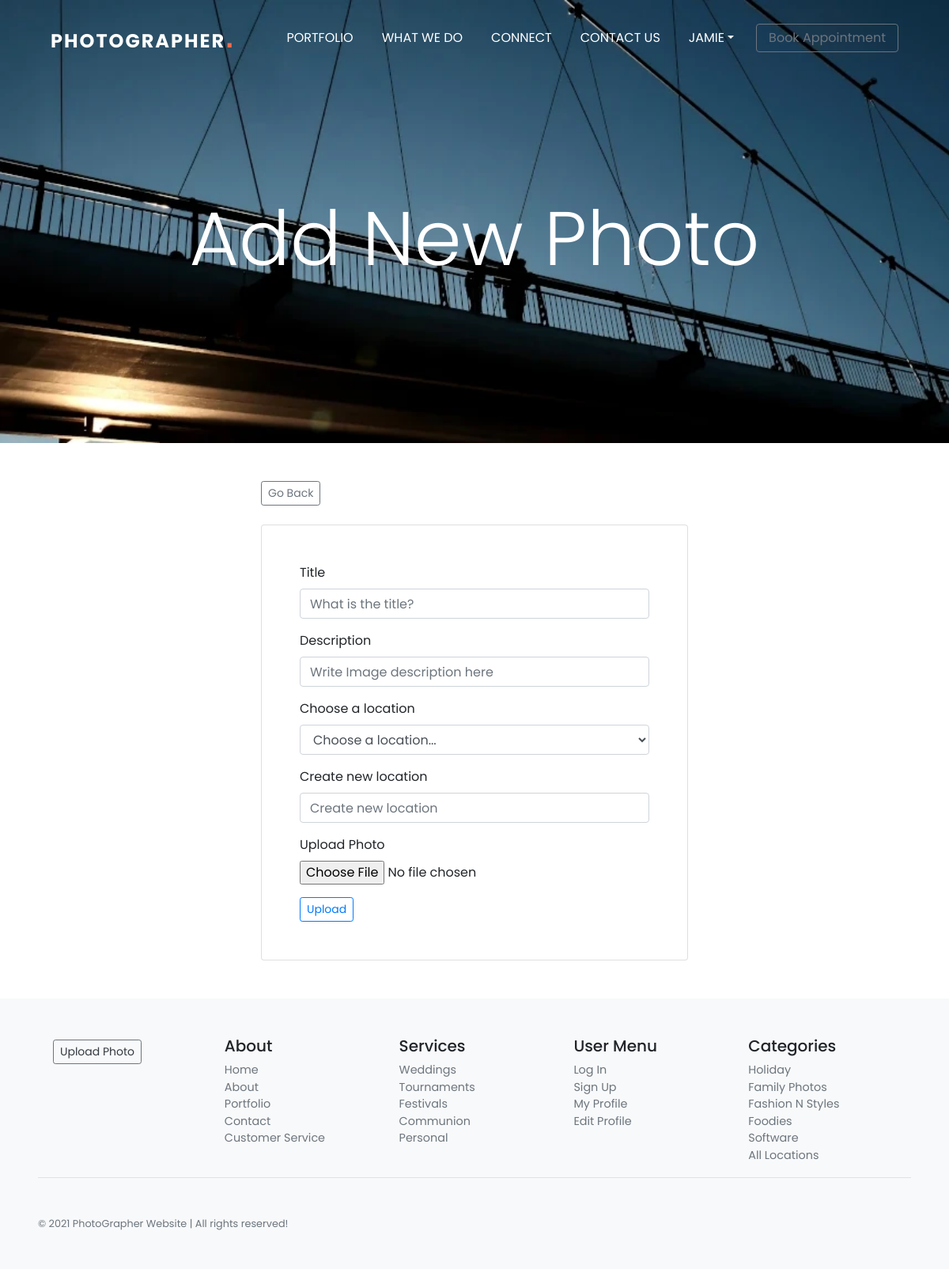
The app's page /add/ (signed in) with its own data.
### photos/models.py (models this page shows, shortened)
class Category(models.Model):
    name = models.CharField(max_length=100, null=False, blank=False)

### photos/views.py (the view, shortened to what this page needs)
# urls.py: path('add/', views.addPhoto, name='add'),
@login_required
def addPhoto(request):
    categories = Category.objects.all()
    context = {'categories': categories}
    return render(request, 'photos/add.html', context)

### templates/photos/add.html (shortened to what this page needs)
{% extends 'base.html' %}
{% block content %}
<section class="banner2 mtop pb-5" id="banner">
  <div class="col-md-12 mx-auto" >
      <h1 class="display-1 text-center text-white fw-bold">Add New Photo</h1>
  </div>
</section>
<div class="container my-5">
    <div class="row justify-content-center">
        <div class="col-md-6">
            <a class="btn btn-sm btn-outline-secondary" href="{% url 'gallery' %}">Go Back</a>
            <div class="card p-5 mt-4">
                <form method="post" action="" enctype="multipart/form-data">
                    <div class="form-group m-6">
                      <label >Title</label>
                      <input name="title" type="text" class="form-control" placeholder="What is the title?" required>
                    </div>
                    <div class="form-group m-6">
                        <label >Description</label>
                        <input name="description" type="text" class="form-control" placeholder="Write Image description here" required>
                      </div>
                      <div class="form-group m-6">
                        <label >Choose a location</label>
                        <select name="category" class="form-control">
                            <option value="none">Choose a location...</option>
                        </select>
                      </div>
                      <div class="form-group m-6">
                        <label >Create new location</label>
                        <input name="new-location" type="text" class="form-control" placeholder="Create new location">
                      </div>
                    <div class="form-group m-6">
                      <label >Upload Photo</label>
                      <input name="image" type="file" class="form-control-file" required>
                    </div>
                    <button type="submit" class="btn btn-sm btn-outline-primary btn-small m-6"> Upload</button>
                  </form>
            </div>
        </div>
    </div>
</div>
{% endblock content %}

### templates/base.html (shortened to what this page needs)
{% load static %}
<!doctype html>
<html lang="en">
<head>
  <link rel="stylesheet" href="https://cdnjs.cloudflare.com/ajax/libs/font-awesome/6.0.0-beta2/css/all.min.css">
  <link rel="stylesheet" href="https://unpkg.com/boxicons@latest/css/boxicons.min.css">
  <link rel="stylesheet" href="https://cdn.jsdelivr.net/npm/bootstrap@4.6.0/dist/css/bootstrap.min.css"
>
  <link rel="stylesheet" href="https://cdnjs.cloudflare.com/ajax/libs/font-awesome/6.0.0-beta2/css/all.min.css">
  <link href="https://cdnjs.cloudflare.com/ajax/libs/font-awesome/5.13.0/css/all.min.css" rel="stylesheet">
  <link rel="stylesheet" type="text/css" href="{% static 'css/custom.css' %}">
  <link rel="stylesheet" type="text/css" href="{% static 'css/home.css' %}">
</head>
<body>
  <header class="header">
    <nav class="navbar navbar-expand-lg fixed-top py-3">
      <div class="container-fluid mx-5">
        <a href="{% url 'gallery' %}" class="navbar-brand font-weight-bold" id="logo">PhotoGrapher<span>.</span> </a>
        <div id="navbarSupportedContent" class="collapse navbar-collapse">
          <ul class="navbar-nav ml-auto">
            <li class="nav-item"><a href="{% url 'gallery' %}" class="nav-link text-uppercase">Portfolio</a></li>
            <li class="nav-item active"><a href="{% url 'home' %}" class="nav-link text-uppercase">What We Do</a></li>
            <li class="nav-item"><a href="{% url 'about' %}" class="nav-link text-uppercase">Connect</a></li>
            <li class="nav-item"><a href="{% url 'contact' %}" class="nav-link text-uppercase">Contact Us</a></li>
          </ul>
          {% if user.is_authenticated %}
          <ul class="nav navbar-nav ms-auto">
            <li class="nav-item dropdown">
              <a href="#" class="nav-link dropdown-toggle text-uppercase"
                data-bs-toggle="dropdown">{{user.username}}</a>
            </li>
          </ul>
          {% endif %}
          <a href="{% url 'booking' %}" class="btn btn-outline-secondary btn-rounded nav_button">Book Appointment</a>
        </div>
      </div>
    </nav>
  </header>
  <div class="container-fluid">
    <div class="row">
      {% block content %}
      {% endblock content %}
    </div>
  </div>
  <footer class="container-fluid p-5  bg-light mt-auto">
    <div class="row">
      <div class="col-12 col-md">
        <a href="{% url 'add' %}" class="btn btn-sm btn-outline-secondary btn-small m-1 text-dark">Upload Photo</a>
      </div>
      <div class="col-6 col-md">
        <h5>About</h5>
        <ul class="list-unstyled text-small">
          <li class="text-muted"><a href="{% url 'home' %}">Home</a></li>
          <li class="text-muted"><a href="{% url 'about' %}">About</a></li>
          <li cla ss="text-muted"><a href="{% url 'gallery' %}">Portfolio</a></li>
          <li class="text-muted"><a href="{% url 'contact' %}">Contact</a></li>
          <li class="text-muted"><a href="{% url 'customer_service' %}" >Customer Service</a></li>
        </ul>
      </div>
      <div class="col-6 col-md">
        <h5>Services</h5>
        <ul class="list-unstyled text-small">
          <li><a class="text-muted" href="#">Weddings</a></li>
          <li><a class="text-muted" href="#">Tournaments</a></li>
          <li><a class="text-muted" href="#">Festivals</a></li>
          <li><a class="text-muted" href="#">Communion</a></li>
          <li><a class="text-muted" href="#">Personal</a></li>
        </ul>
      </div>
      <div class="col-6 col-md">
        <h5>User Menu</h5>
        <ul class="list-unstyled text-small">
          <li><a class="text-muted" href="{% url 'login' %}">Log In</a></li>
          <li><a class="text-muted" href="{% url 'signup' %}">Sign Up</a></li>
          <li><a class="text-muted" href="{% url 'profile' %}">My Profile</a></li>
          <li><a class="text-muted" href="{% url 'edit_profile' %}">Edit Profile</a></li>
        </ul>
      </div>
      <div class="col-6 col-md">
        <h5>Categories</h5>
        <ul class="list-unstyled text-small">
          {% for category in categories %}
          <li>
            <a class="text-muted" href="{% url 'gallery' %}?category={{category.name}}">{{category.name}}</a>
          </li>
          {% endfor %}
          <li>
            <a class="text-muted" href="{% url 'gallery' %}">All Locations</a>
          </li>
        </ul>
      </div>
    </div>
    <div class="container-fluid border-top">
      <small class="d-block mt-5 text-muted">&copy; 2021 PhotoGrapher Website | All rights reserved!</small>
    </div>
  </footer>
</body>
</html>

### static/css/custom.css (style rules this page uses)
* { font-family: 'Poppins', sans-serif; padding: 0; margin: 0; list-style: none; text-decoration: none; box-sizing: border-box; scroll-behavior: smooth; }
body, html { width: 100%; height: 100%; margin: 0; padding: 0;; }
:root { --primary-color: #0062a8; --secondary-color: #F26C4F; --dark-color: #22303e; --light-color: #ffffff; --gray-color: #f5f5f5; }
#logo { color: var(--light-color); text-transform: uppercase; font-size: 24px; font-weight: 500; letter-spacing: 2px; }
#logo span { color: var(--secondary-color); font-size: 36px; font-weight: 900; font-family: 'Agency FB', sans-serif; }
.navbar { background-color: #fff0; color: var(--light-color); }
.row { display: flex; flex-direction: row; flex-wrap: wrap; }
.container-fluid { margin-left: 0; }
.container-fluid section { margin: 0; }
.row { margin: 0; }
.mtop { margin-top: -100px; }
.row { position: relative; width: 100%; display: flex; justify-content: space-between; }
.container, .container-fluid, .container-lg, .container-md, .container-sm, .container-xl { width: 100%; padding-right: 0; padding-left: 0; margin-right: auto; margin-left: auto; }
.card { background-color: #fff; }
.navbar { transition: all 0.4s; z-index: 1000; }
.navbar .nav-link { color: #fff; }
.text-small { font-size: 0.9rem !important; }
body { min-height: 100vh; }
footer ul li, footer ul li a { text-decoration: none; list-style: none; color: #6c757d !important; }
.nav_button { padding: 5px 15px; }
.navbar-expand-lg .navbar-nav .nav-link { margin-right: 20px; }

### static/css/home.css (style rules this page uses)
* { font-family: 'Poppins', sans-serif; padding: 0; margin: 0; list-style: none; text-decoration: none; box-sizing: border-box; scroll-behavior: smooth; }
:root { --primary-color: #0062a8; --secondary-color: #F26C4F; --dark-color: #22303e; --light-color: #ffffff; --gray-color: #f5f5f5; }
section { padding: 100px; }
.banner2 { position: relative; width: 100%; height: 70vh; display: flex; justify-items: center; align-items: center; background-image: url("../images/banner.webp"); background-size: cover; top: 100; transition: 0.2s; }
.row { position: relative; width: 100%; display: flex; justify-content: space-between; }

### records on screen
Category: name "Holiday"
Category: name "Family Photos"
Category: name "Fashion N Styles"
Category: name "Foodies"
Category: name "Software"

### other values on screen
{{ user.username }} "JAMIE"
